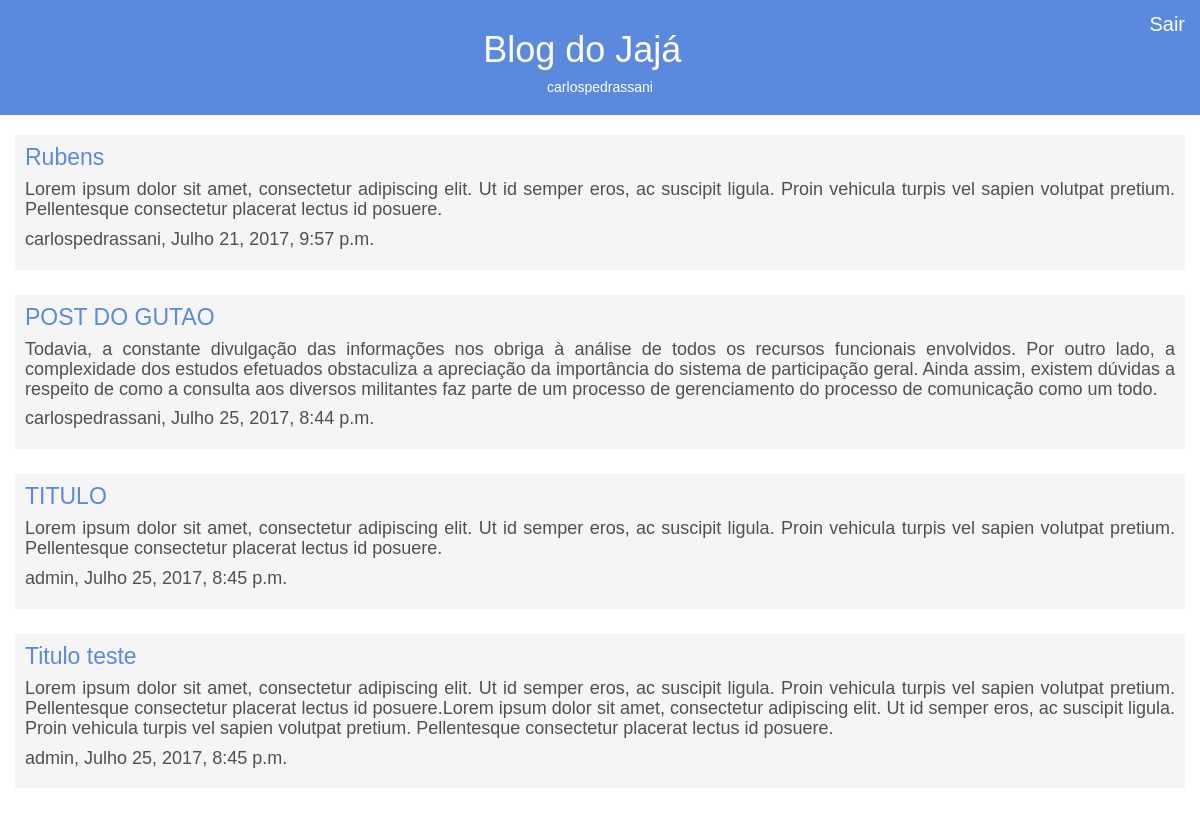
Page /home/ (signed in) on the earlier database version.
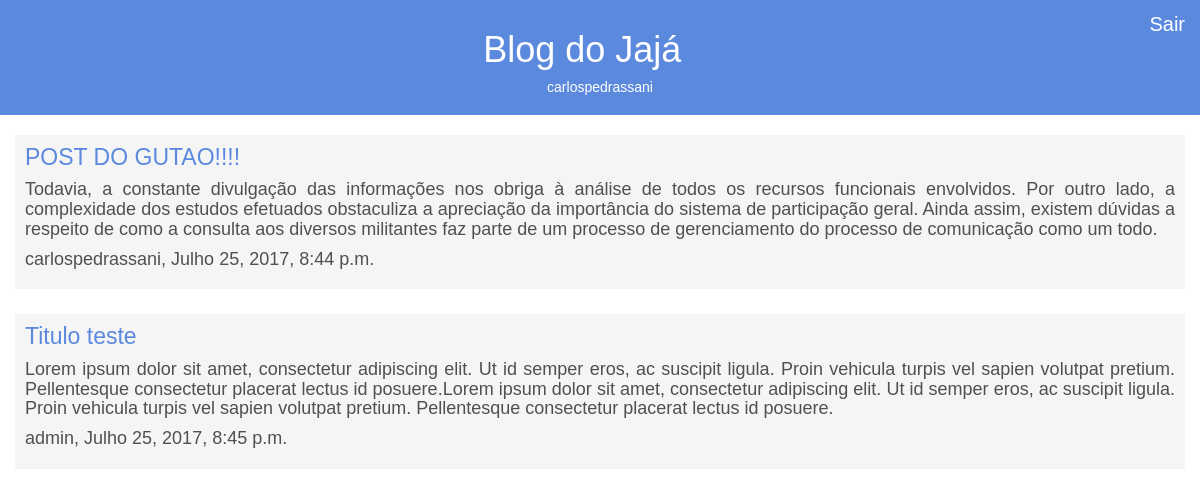
Same page on the later database version.
### blog/models.py (models this page shows, shortened)
class Post(models.Model):
    titulo = models.CharField(max_length=200)
    texto = models.TextField()
    data_criacao = models.DateTimeField(default=timezone.now)
    data_publicacao = models.DateTimeField(null=True, blank=True)
    autor = models.ForeignKey('auth.User')
    visualizacoes = models.IntegerField(default=0)

### blog/views.py (the view)
# urls.py: url(r'^home/', views.post_list),
def post_list(request):
    if request.user.id is None:
        return redirect(logar)
    posts_publicados = Post.objects.order_by('data_publicacao')
    return render(request, 'post_list.html', {'posts' : posts_publicados})

### blog/templates/post_list.html (shortened to what this page needs)
{% load staticfiles %}
<html>
<head>
    <link rel="stylesheet" href="{% static 'css/blog.css' %}">
    <link rel="stylesheet" href="//maxcdn.bootstrapcdn.com/bootstrap/3.2.0/css/bootstrap.min.css">
    <link rel="stylesheet" href="//maxcdn.bootstrapcdn.com/bootstrap/3.2.0/css/bootstrap-theme.min.css">
</head>
<body>
    <div class="post-header col-sm-12">
        <a href="/logout" style="float:right; font-family: sans-serif; color: white; font-size: 20px">Sair</a>
        <h1>
            <a href="/">Blog do Jajá</a>
        </h1>
        <h5 style="font-family: sans-serif; color: white;">{{ request.user }}</h5>
    </div>
    <div class="content col-sm-12">
        <div class="post">
            {% for post in posts %}
            <div class="post-list">
                <h1><a href="/post/{{ post.id }}">{{ post.titulo }}</a></h1>
                <div class="textoPost texto" align="justify"><h4>{{ post.texto|linebreaksbr }}</h4></div>
                <div class="dataPost date">
                    <h4>{{ post.autor}},&nbsp;{{ post.data_publicacao }}</h4>
                </div>
            </div>
            {% endfor %}
        </div>
    </div>
</body>
</html>

### blog/static/css/blog.css (style rules this page uses)
h1 a { color: rgb(91, 137, 222); font-family: sans-serif; }
.content h1 { font-family: sans-serif; color: rgb(91, 137, 222); }
.post-header h1 a { color: white; }
.post-header { background-color: rgb(91, 137, 222); margin-top: 0; padding: 10px 20px 10px 20px; text-align: center; margin-bottom: 20px; }
.post h1 a { font-size: 23px; }
.texto { color: rgb(80, 80, 80); font-family: sans-serif; }
.date { color: rgb(80, 80, 80); font-family: sans-serif; }
.post-list { background-color: whitesmoke; padding: 10px; margin-bottom: 25px; }
.post-list h1 { margin-top: 0px; }

Differences in the rows shown:
removed Post: titulo "Rubens", texto "Lorem ipsum dolor sit amet, consectetur adipiscing elit. Ut id semper eros, ac suscipit ligula. Proin vehicula turpis vel sapien volutpat pretium. Pellentesque consectetur placerat lectus id posuere.", autor "carlospedrassani", data_publicacao "Julho 21, 2017, 9:57 p.m."
removed Post: titulo "TITULO", texto "Lorem ipsum dolor sit amet, consectetur adipiscing elit. Ut id semper eros, ac suscipit ligula. Proin vehicula turpis vel sapien volutpat pretium. Pellentesque consectetur placerat lectus id posuere.", autor "admin", data_publicacao "Julho 25, 2017, 8:45 p.m."
changed Post "carlospedrassani": titulo "POST DO GUTAO" → "POST DO GUTAO!!!!"
